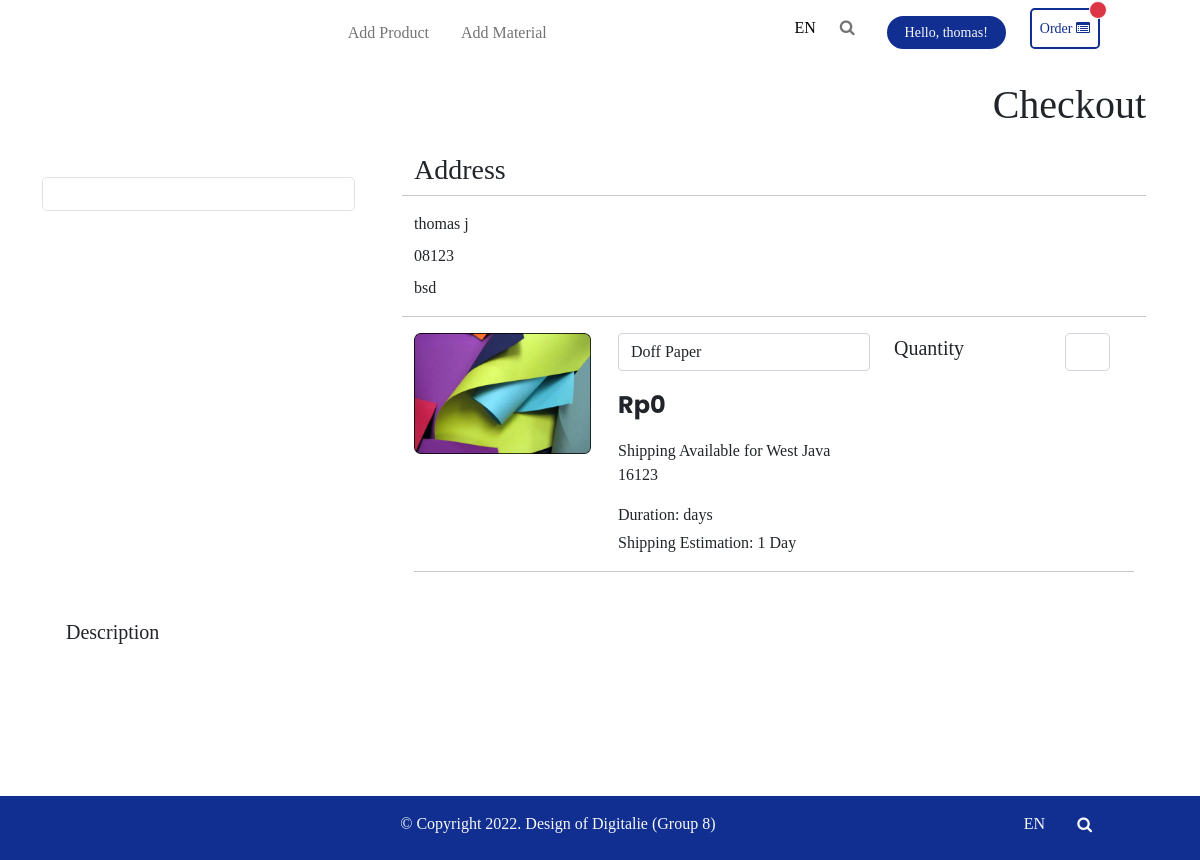
/checkout.php (signed in), run on the app's committed database.
### tables this page shows
CREATE TABLE `users` (
  `id` int(11) NOT NULL,
  `fname` varchar(255) NOT NULL,
  `lname` varchar(255) NOT NULL,
  `email` varchar(255) NOT NULL,
  `password` varchar(255) NOT NULL,
  `phone` varchar(255) NOT NULL,
  `address` varchar(255) NOT NULL,
  `role` varchar(255) NOT NULL,
  `created_at` date NOT NULL DEFAULT current_timestamp()
);

### checkout.php (the view, shortened to what this page needs)
<?php
include_once 'conn.php';
if (!isset($_SESSION['id']) == FALSE) {
    $sql = "SELECT id, fname, lname, email, password, phone, address, role FROM users WHERE id = '$_SESSION[id]'";
} else {
    $sql = "SELECT id, fname, lname, email, password, phone, address, role FROM users";
}
$id = (int) $_GET['id'];
$query = "SELECT * FROM produk WHERE id='$id'";
$result = mysqli_query($conn, $query);
$row = mysqli_fetch_assoc($result);
$result2 = mysqli_query($conn, $sql);
$row2 = mysqli_fetch_assoc($result2);
?>
<!DOCTYPE html>
<html>
<head>
    <link rel="stylesheet" href="assets/font/font-face.css">
    <link rel="stylesheet" href="bootstrap_custom.css">
    <link rel="stylesheet" href="style.css">
    <link rel="stylesheet" href="https://cdnjs.cloudflare.com/ajax/libs/font-awesome/4.7.0/css/font-awesome.min.css">
    <link href="https://cdn.jsdelivr.net/npm/bootstrap@5.1.3/dist/css/bootstrap.min.css" rel="stylesheet">
</head>
<nav class="navbar navbar-expand-md navbar-light px-6 font-regular" id="navbar">
    <div class="container-fluid">
        <div class="collapse navbar-collapse" id="navbarsExample04">
            <ul class="navbar-nav mx-auto mb-2 mb-md-0">
                <?php if (isset($_SESSION['role']) && $_SESSION['role'] == "admin") {
                ?>
                    <?php
                    echo "<li class='nav-item mx-2'><a class='nav-link' aria-current='page' href='index_product.php'>Add Product</a></li><li class='nav-item mx-2'><a class='nav-link' aria-current='page' href='index_material.php'>Add Material</a></li>";
                    ?>
                <?php }  ?>
            </ul>
            <ul class="navbar-nav">
                <li class="nav-item dropdown">
                    <a class="nav-link dropdown font-semibold text-black" href="#" id="navbarDarkDropdownMenuLink" role="button" data-bs-toggle="dropdown" aria-expanded="false">
                        EN
                    </a>
                </li>
                <li class="nav-item mx-2">
                    <a class="nav-link" id="search-button" href="#searchForm" data-target="#searchForm" role="button" aria-expanded="false" data-bs-toggle="collapse">
                        <i class="fa fa-search"></i>
                    </a>
                </li>
                <li class="nav-item dropdown mx-2">
                    <a class="nav-link dropdown font-semibold text-black" href="#" id="navbarDarkDropdownMenuLink" role="button" data-bs-toggle="dropdown" aria-expanded="false">
                        <?php if (isset($_SESSION['role']) && $_SESSION['role']) {
                        ?>
                            <?php
                            echo "<button class='btn btn-sm font-medium button-theme text-light rounded-pill px-3' type='button'>Hello, " . $row2['fname'] . "!" . "</button>";
                            ?>
                        <?php } else { ?>
                            <button class="btn btn-sm font-medium button-theme text-light rounded-pill px-3" type="button">Hello, Guest!</button>
                        <?php }  ?>
                    </a>
                </li>
                <?php if (isset($_SESSION['role']) && $_SESSION['role'] == "admin") {
                ?>
                    <?php
                    echo "<li class='nav-item mx-2'>
                        <a class='nav-link position-relative btn btn-sm font-medium button-theme2 rounded-3' type='button' href='order_list.php'>Order <i class='fa fa-list-alt' aria-hidden='true'></i><span class='position-absolute top-0 start-100 translate-middle p-2 bg-danger border border-light rounded-circle'><span class='visually-hidden'>New alerts</span></a></li>";
                    ?>
                <?php } else { ?>
                <?php }  ?>
        </div>
    </div>
</nav>
<div class="container">
    <section id="ConfirmOrder">
        <div class="container" id="atasconfirm">
            <div class="row mt-3">
                <div class="col">
                    <h1 class="text-end font-semibold">Checkout</h1>
                </div>
            </div>
        </div>
    </section>
    <section id="poster">
        <div class="row mt-3">
            <div class="row">
                <div class="col-lg-4">
                    <h2 class="text-start ms-3 font-semibold pb-3"><?php echo $row['nama_produk']; ?></h2>
                    <img src="gambar/<?php echo $row['gambar_produk']; ?>" class="py-3 px-3 mt-2 d-block border rounded-3" alt="" width="90%">
                </div>
                <div class="col-lg-8">
                    <div clas="row">
                        <h3 class="text-start font-semibold">Address</h3>
                        <div class="row mt-2">
                            <hr>
                            <div class="text-start font-regular pb-2"><?php echo $row2['fname']; ?> <?php echo $row2['lname']; ?></div>
                            <div class="text-start font-regular"><?php echo $row2['phone']; ?></div>
                            <div class="d-flex justify-content-between my-2 mb-3">
                                <div class="text-start font-regular"><?php echo $row2['address']; ?></div>
                            </div>
                            <hr>
                            <div class="row">
                                <div class="col-sm-3">
                                    <img src="gambar/doff.png" alt="" width="177" height="121">
                                </div>
                                <div class="col-sm-5">
                                    <div class="row ps-4">
                                        <form action="checkout_process.php" method="post">
                                            <div class="form-group font-regular text-start">
                                                <select class="form-control" id="material" name="material">
                                                    <?php
                                                    $query = mysqli_query($conn, "SELECT * FROM material");
                                                    while ($data = mysqli_fetch_array($query)) :
                                                        if ($data['id_material'] == $id) {
                                                            $selected = 'selected = "selected"';
                                                        } else {
                                                            $selected = '';
                                                        }
                                                    ?>
                                                        <option href="checkout.php?id=<?php echo $row['id']; ?>" <?= $selected ?>value="<?= $data['id_material'] ?>"><?= $data['nama_material'] ?></option>
                                                    <?php endwhile ?>
                                                </select>
                                            </div>
                                            <div class="font-bold fs-4 pb-3 pt-3">Rp<?php echo number_format($row['harga_jual'], 0, ',', '.'); ?></div>
                                            <p class="text-sm-left font-regular">Shipping Available for West Java 16123</p>
                                            <div class="mt-1 font-regular">Duration: <?php echo $row['duration']; ?> days</div>
                                            <div class="mt-1 font-regular">Shipping Estimation: 1 Day</div>
                                    </div>
                                </div>
                                <div class="col-sm-4 d-inline">
                                    <div class="row">
                                        <?php if (isset($_SESSION['role']) && $_SESSION['role']) {
                                        ?>
                                            <?php
                                            echo "<div class='input-group mb-3 d-flex justify-content-between'><div class='me-3 font-semibold fs-5'>Quantity</div><input class='form-control rounded-3' name='quantity' id='quantity' required></div>";
                                            ?>
                                        <?php } else { ?>
                                        <?php }  ?>
                                    </div>
                                </div>
                            </div>
                        </div>
                        <div class="mt-3">
                            <hr>
                        </div>
                    </div>
                </div>
            </div>
        </div>
    </section>
    <section id="bawah">
        <div class="container">
            <div class="row mt-3">
                <div class="row justify-content-between">
                    <div class="col-lg-3 py-3 ps-4 w-50">
                        <h5 class="text-start font-semibold">Description</h5>
                    </div>
                    <div class="row mt-3 py-3 mb-5">
                    </div>
                </div>
            </div>
        </div>
</div>
<footer>
    <nav class="navbar bottom navbar-expand-sm navbar-dark blue-background px-6 pb-3">
        <div class="container-fluid">
            <div class="text-light font-regular">© Copyright 2022. Design of Digitalie (Group 8)</div>
            <ul class="navbar-nav">
                <li class="nav-item dropup mx-2">
                    <a class="nav-link dropup font-semibold text-light" href="#" id="navbarDarkDropdownMenuLinkBottom" role="button" data-bs-toggle="dropdown" aria-expanded="false">
                        EN
                    </a>
                </li>
                <li class="nav-item mx-2">
                    <a class="nav-link" id="search-button" href="#searchForm" data-target="#searchForm" role="button" aria-expanded="false" data-bs-toggle="collapse">
                        <i class="fa fa-search text-light"></i>
                    </a>
                </li>
            </ul>
        </div>
    </nav>
</footer>
</body>
</html>

### style.css (style rules this page uses)
:root { --blue-theme: #112f91; }
html { scroll-behavior: smooth !important; }
html,body { overflow-x: hidden; }
.blue-background { background-color: var(--blue-theme); }
.container { margin-bottom: 0; }
#navbarsExample04 { transition: height 0.35s ease; }
.font-bold { font-family: "Poppins Bold"; }
.font-semibold { font-family: "Poppins Semibold"; }
.font-regular { font-family: "Poppins Regular"; }
.font-medium { font-family: "Poppins Medium"; }
.button-theme { background-color: var(--blue-theme) !important; border: 2px solid var(--blue-theme) !important; }
.button-theme2 { color: var(--blue-theme) !important; background-color: white !important; border: 2px solid var(--blue-theme) !important; }
#quantity { max-width: 45px; }

### data on the page
users: fname "thomas", lname "j", phone "08123", address "bsd"

### other printed values
$row['harga_jual'] "0"
form field material "Doff Paper"
